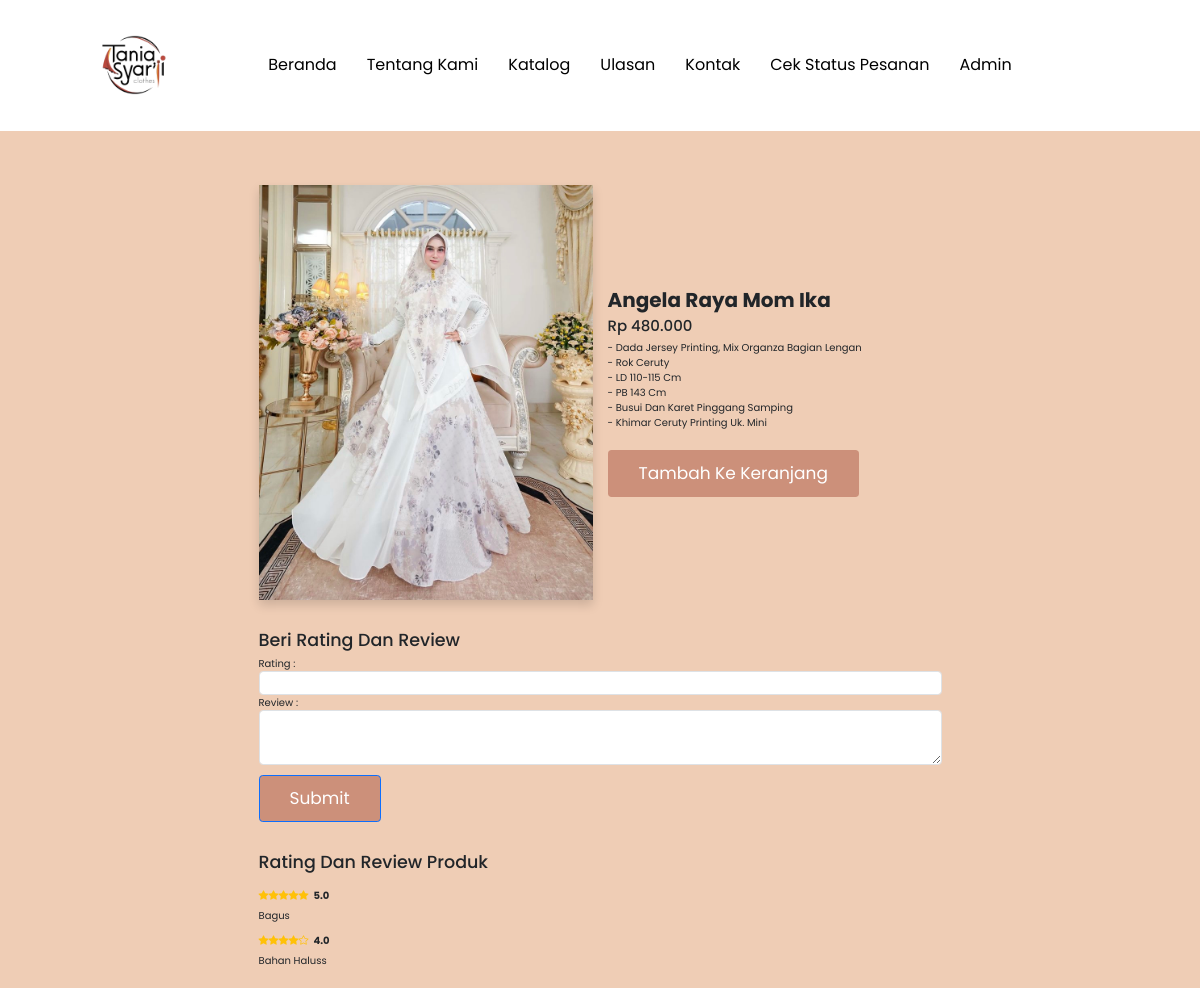
Screenshot of /detail.php?id=2 with the database file from the repository.
### tables this page shows
CREATE TABLE `produk` (
  `id_produk` int(11) NOT NULL,
  `nama_model` varchar(255) NOT NULL,
  `harga_produk` int(11) NOT NULL,
  `foto_produk` varchar(255) NOT NULL,
  `deskripsi_produk` text NOT NULL
);

CREATE TABLE `rating` (
  `id_rating` int(11) NOT NULL,
  `id_produk` int(11) DEFAULT NULL,
  `review` text DEFAULT NULL,
  `rating` int(11) DEFAULT NULL,
  `tanggal_rating` date DEFAULT NULL
);

### detail.php (the view, shortened to what this page needs)
<?php
    require 'db.php';
    $id_produk = $_GET["id"];
    $sql = mysqli_query($conn,"SELECT * FROM produk WHERE id_produk = '$id_produk'");
    $detail = mysqli_fetch_assoc($sql);
?>
<!DOCTYPE html>
<html lang="en">
<head>
    <link href="assets/vendor/bootstrap/css/bootstrap.min.css" rel="stylesheet">
    <link href="assets/css/style.css" rel="stylesheet">
    <link rel="stylesheet" href="https://cdn.jsdelivr.net/npm/bootstrap-icons@1.11.3/font/bootstrap-icons.min.css">
</head>
<body>
<?php include 'partials/header.php'; ?>
<section class="row justify-content-center" style="margin-top: 150px;">
    <div class="col-md-8">
        <div class="row justify-content-center align-items-center mb-4">
            <div class="col-lg-6 col-md-12 mt-4 text-center">
                <img src="produk/<?php echo $detail["foto_produk"];?>" alt="" class="img-fluid shadow">
            </div>
            <div class="col-lg-6 col-md-12 mt-4">
                <h2><strong><?php echo $detail["nama_model"];?></strong></h2>
                <h4>Rp <?php echo number_format($detail["harga_produk"], 0, ',', '.');?></h4>
                <p><?php echo nl2br($detail["deskripsi_produk"]);?></p>
                <a class="btn addcart" href="index.php?id=<?php echo $id_produk; ?>">Tambah ke Keranjang</a>
            </div>
        </div>
        <div class="row justify-content-center mt-5">
                <h3>Beri Rating dan Review</h3>
                <form action="proses_rating.php" method="POST">
                    <div class="form-group">
                        <label for="rating">Rating : </label>
                        <input type="number" class="form-control" name="rating" id="rating" min="1" max="5" required>
                    </div>
                    <div class="form-group">
                        <label for="review">Review : </label>
                        <textarea class="form-control" name="review" id="review" rows="3" required></textarea>
                    </div>
                    <button type="submit" class="btn btn-primary">Submit</button>
                </form>
        </div>
        <div class="row justify-content-center mt-5 mb-6">
                <h3>Rating dan Review Produk</h3>
                <?php
                $query_rating = mysqli_query($conn, "SELECT * FROM rating WHERE id_produk = '$id_produk'");
                if (mysqli_num_rows($query_rating) > 0) {
                    while ($row_rating = mysqli_fetch_assoc($query_rating)) {
                        echo '<div class="fw-bold d-flex align-items-center mb-2 mt-3">';
                        echo '<span class="text-warning">';
                        for ($i = 1; $i <= 5; $i++) {
                            if ($i <= $row_rating['rating']) {
                                echo '<i class="bi bi-star-fill"></i>';
                            } else {
                                echo '<i class="bi bi-star"></i>';
                            }
                        }
                        echo '</span>';
                        echo '<span class="ms-2">' . number_format($row_rating['rating'], 1) . '</span>';
                        echo '</div>';
                        echo '<div>' . $row_rating['review'] . '</div>';
                    }
                } else {
                    echo "<p>Belum ada rating dan review untuk produk ini.</p>";
                }
                ?>
        </div>
    </div>
</section>
</body>
</html>

### assets/css/style.css (style rules this page uses)
:root { --main-color: #CC907A; --second-color: #64342C; --third-color: #644C2C; --fourth-color: #392414; --fifth-color: #1F232C; --sixth-color: #e7a891; --black: #13131a; --bg: #000000; --border: .1rem solid rgba(255,255,255,.3); }
* { font-family: 'Poppins', sans-serif; margin: 0; padding: 0; box-sizing: border-box; outline: none; border: none; text-decoration: none; text-transform: capitalize; transition: .2s linear; }
html { font-size: 62.5%; overflow-x: hidden; scroll-padding-top: 9rem; scroll-behavior: smooth; }
body { background-color: #EFCDB5; }
section { padding: 2rem 7%; }
.btn { margin-top: 1rem; display: inline-block; padding: 1rem 3rem; font-size: 1.7rem; color: #fff; background-color: var(--main-color); cursor: pointer; }
.row { display: flex; justify-content: center; }

### rows the page displays
produk: foto_produk (picture), nama_model "Angela Raya Mom Ika", harga_produk "480.000", deskripsi_produk "- Dada Jersey Printing, Mix Organza Bagian Lengan - Rok Ceruty - LD 110-115 Cm - PB 143 Cm - Busui Dan Karet Pinggang Samping - Khimar Ceruty Printing Uk. Mini"
rating: rating "5.0", review "Bagus"
rating: rating "4.0", review "Bahan Haluss"
